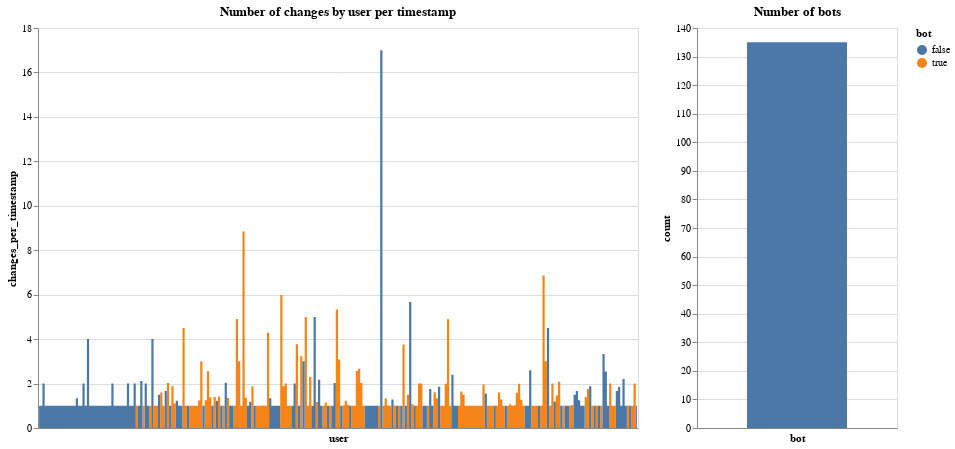

Write notebook code for a chart like this one.
### Markdown cell above
## Avg number of changes done by user per timestamp (balanced by bot/not bot)

### Code cell
from datetime import datetime

df['timestamp_parsed'] = df.timestamp.map(lambda x: datetime.fromtimestamp(x))

avg_changes_per_timestamp = df[['user', 'timestamp']].value_counts().groupby('user').mean().reset_index()
avg_changes_per_timestamp.columns = ['user', 'changes_per_timestamp']
avg_changes_per_timestamp['bot'] = avg_changes_per_timestamp.user.map(lambda x: gd_dict[x])

np.random.seed(42)
num = avg_changes_per_timestamp[avg_changes_per_timestamp.bot].shape[0]
bot_sample_df = avg_changes_per_timestamp[avg_changes_per_timestamp.bot].sample(num)
not_bot_sample_df = avg_changes_per_timestamp[~avg_changes_per_timestamp.bot].sample(num)

sample_df = pd.concat([bot_sample_df, not_bot_sample_df])

chart_counts = alt.Chart(sample_df).mark_area(
    interpolate='step'
).encode(
    x = alt.X('user', axis=alt.Axis(labels=False, ticks=False)),
    y = alt.Y('changes_per_timestamp:Q'),
    color = alt.Color('bot:N'),
    tooltip = [alt.Tooltip('user'), alt.Tooltip('changes_per_timestamp:Q')]
).properties(
    width = 600,
    height = 400,
    title = 'Number of changes by user per timestamp'
)

chart_bots = alt.Chart(sample_df).mark_area(
    interpolate='step'
).encode(
    x = alt.X('bot:N', axis=alt.Axis(labels=False, ticks=False)),
    y = alt.Y('count()', title='count'),
    tooltip = [
        alt.Tooltip('count()', title='No of users'), 
        alt.Tooltip('bot')
    ]
).properties(
    width = 200,
    height = 400,
    title = 'Number of bots'
)

chart_counts | chart_bots

### Figure 1 — Vega-Lite specification as saved in the notebook (floating-point values rounded to 4 significant figures; data arrays with more than 128 entries replaced by an {"elided": "..."} marker saying what was removed)
{"config": {"view": {"continuousWidth": 400, "continuousHeight": 300}}, "hconcat": [{"mark": {"type": "area", "interpolate": "step"}, "encoding": {"color": {"type": "nominal", "field": "bot"}, "tooltip": [{"type": "nominal", "field": "user"}, {"type": "quantitative", "field": "changes_per_timestamp"}], "x": {"type": "nominal", "axis": {"labels": false, "ticks": false}, "field": "user"}, "y": {"type": "quantitative", "field": "changes_per_timestamp"}}, "height": 400, "title": "Number of changes by user per timestamp", "width": 600}, {"mark": {"type": "area", "interpolate": "step"}, "encoding": {"tooltip": [{"type": "quantitative", "aggregate": "count", "title": "No of users"}, {"type": "nominal", "field": "bot"}], "x": {"type": "nominal", "axis": {"labels": false, "ticks": false}, "field": "bot"}, "y": {"type": "quantitative", "aggregate": "count", "title": "count"}}, "height": 400, "title": "Number of bots", "width": 200}], "data": {"name": "data-6a1e2eb7779256dd7e2313f29b53e19e"}, "$schema": "https://vega.github.io/schema/vega-lite/v4.8.1.json", "datasets": {"data-6a1e2eb7779256dd7e2313f29b53e19e": {"elided": "270 records"}}}
